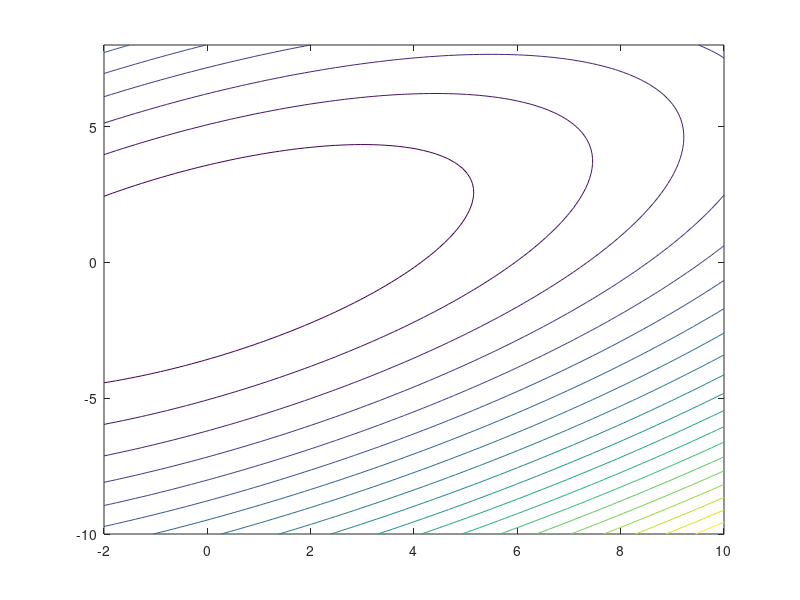

The MATLAB script that drew this image:
f1 = @(x,y) 2*x.^2+3*y.^2-3*x.*y+x;
x = linspace(-2,10,100);
y = linspace(-10,8,100);
[X, Y] = meshgrid(x,y);
 
Z = f1(X,Y);
contour(X, Y, Z,20)